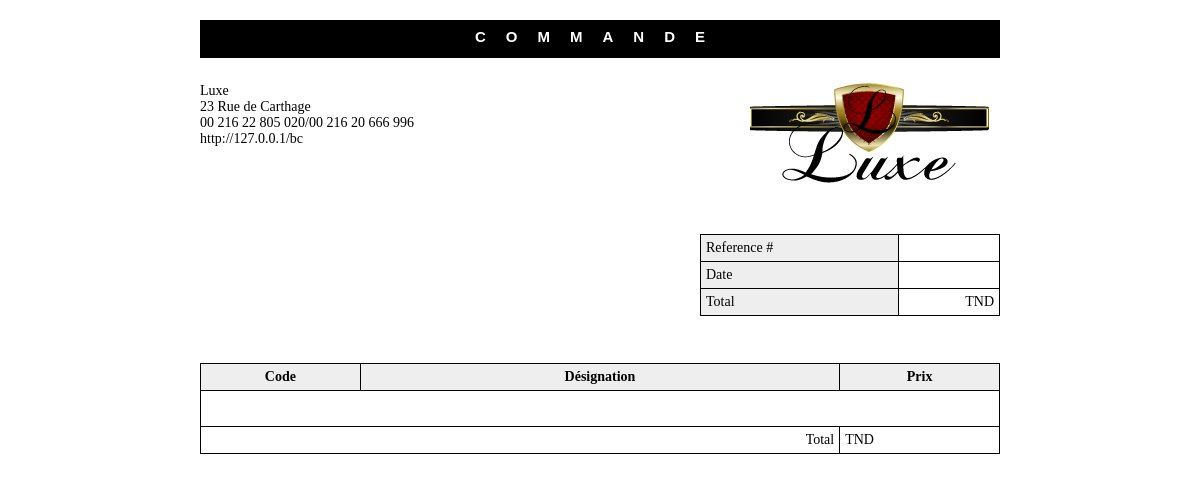
The page /cmd_fact.php on the database as committed earlier.
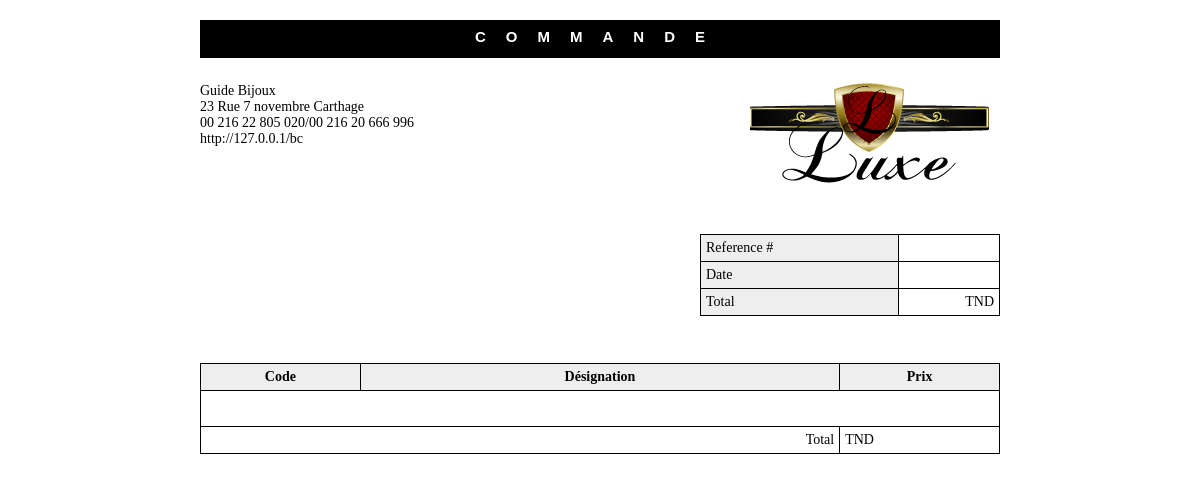
The same page on the database as committed later.
### tables this page shows
CREATE TABLE IF NOT EXISTS `info` (
  `id` int(11) NOT NULL,
  `nom_du_site` varchar(30) NOT NULL,
  `page_facebook` varchar(250) NOT NULL,
  `page_tweeter` varchar(100) NOT NULL,
  `page_youtube` varchar(100) NOT NULL,
  `description` varchar(1000) NOT NULL,
  `adresse` varchar(100) NOT NULL,
  `tel` varchar(100) NOT NULL,
  `text_recherche` varchar(300) NOT NULL,
  `m_recherche` tinyint(1) NOT NULL,
  `m_newsletter` tinyint(1) NOT NULL,
  `m_facebook` tinyint(1) NOT NULL,
  `m_tweeter` tinyint(1) NOT NULL,
  `m_youtube` tinyint(1) NOT NULL,
  `x_gmaps` double NOT NULL,
  `y_gmaps` double NOT NULL
);

### include/function.php (called while the page is built, shortened)
<?php
include('config.php');
$connection = mysql_connect($serveur, $utilisateur, $mot_de_passe) or die(mysql_error());
function info_site()
{
	global $connection;
	$sql = mysql_query("SELECT * FROM info WHERE id='1';", $connection);
	$r = mysql_fetch_object($sql);
	return $r;
}
function info_cmd($id_cmd)
{
	global $connection;
	$info_cmd = false;
	$sql=mysql_query("SELECT * FROM commande WHERE id_cmd='$id_cmd';", $connection);
	if ($sql){$info_cmd=mysql_fetch_object($sql);}
	return $info_cmd;
}
?>

### include/config.php (called while the page is built, shortened)
<?php
$adress_du_site="http://127.0.0.1/bc";
?>

### cmd_fact.php (the view, shortened to what this page needs)
<?php
include('include/function.php');
$id_cmd = $_GET['id_cmd'];
$cmd = info_cmd($id_cmd);
$etats = $cmd->etats;
$etats0 = 'FACTURE';
if ($etats!='facturer'){($etats0 = 'COMMANDE');}
$clt = recup_info_client($cmd->email_clt);
$site = info_site();
echo'
<!DOCTYPE html PUBLIC "-//W3C//DTD XHTML 1.0 Transitional//EN" "http://www.w3.org/TR/xhtml1/DTD/xhtml1-transitional.dtd">
<html xmlns="http://www.w3.org/1999/xhtml">
<head>
<title>'.$etats0.' N°'.$id_cmd.'</title>
</head>
<body>
    <div id="container">
        <div id="titre">'.$etats0.'</div>
        <div id="ste">
            <div id="adresse">
                '.$site->nom_du_site.'<br />
                '.$site->adresse.'<br />
                '.$site->tel.'<br />
                '.$adress_du_site.'<br />
            </div>
            <div id="logo"><img src="style/img/logo.png" /></div>
        </div>
        <div id="client">
        	<div id="detail_client">'.$clt->nom_clt.' '.$clt->prenom_clt.'<br />'.$cmd->email_clt.'<br />'.$cmd->tel_contact_cmd.'</div>
            <table id="detail_facture">
                <tr>
                    <td class="meta-head">Reference #</td>
                    <td>'.$id_cmd.'</td>
                </tr>
                <tr>
                    <td class="meta-head">Date</td>
                    <td>'.$cmd->date_cmd.'</td>
                </tr>
                <tr>
                    <td class="meta-head">Total</td>
                    <td>'.$cmd->montant_cmd.' TND</td>
                </tr>
            </table>
        </div>
        <table id="items">
		  <tr>
		      <th width="20%">Code</th>
		      <th>Désignation</th>
		      <th width="20%">Prix</th>
		  </tr>';
echo'
		  <tr id="hiderow">
		  	<td colspan="3" height="25px;"></td>
		  </tr>
          <tr>
		      <td colspan="2" style="text-align:right">Total </td>
		      <td>'.$cmd->montant_cmd.' TND</td>
		  </tr>
        </table>
    </div>
	';
?>
</body>
</html>

Rows that differ between the two databases and show on the page:
changed info: nom_du_site "Luxe" → "Guide Bijoux"; adresse "23 Rue de Carthage" → "23 Rue 7 novembre Carthage"
